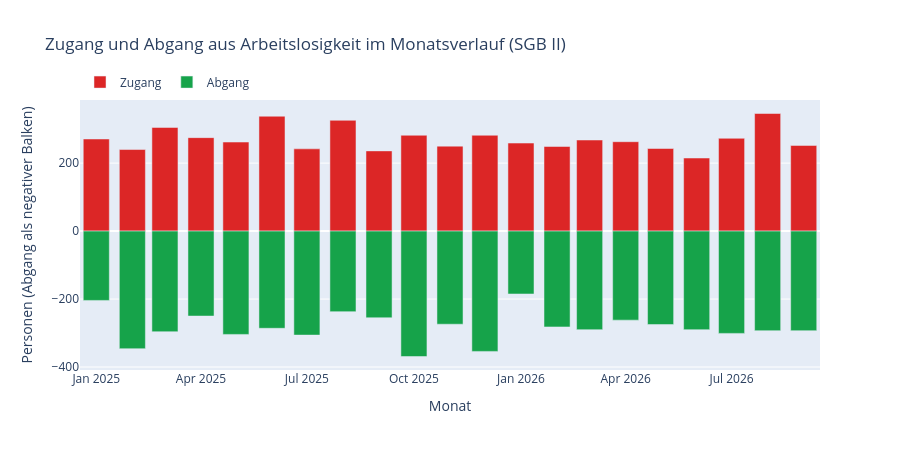

Notebook source saved alongside this figure:
### Markdown cell above
## 1. Zugang und Abgang im Monatsverlauf

**Zugang (im Monat)** = Personen, die im jeweiligen Monat neu arbeitslos gemeldet wurden. **Abgang (im Monat)** = Personen, die im jeweiligen Monat aus der Arbeitslosigkeit abgegangen sind (in Arbeit, Ausbildung, Krankheit, aus anderen Gründen — die Abgangsgründe selbst stehen erst im Blatt „2.3 Arbeitslosigkeit Abgang“ und sind hier nicht enthalten). Beide Werte beziehen sich auf den Rechtskreis SGB II.

### Code cell
fig = go.Figure()
fig.add_trace(go.Bar(
    x=fluktuation.index, y=fluktuation["Zugang (im Monat)"], name="Zugang",
    marker_color="#dc2626",
))
fig.add_trace(go.Bar(
    x=fluktuation.index, y=-fluktuation["Abgang (im Monat)"], name="Abgang",
    marker_color="#16a34a",
))
fig.update_layout(
    title="Zugang und Abgang aus Arbeitslosigkeit im Monatsverlauf (SGB II)",
    yaxis_title="Personen (Abgang als negativer Balken)",
    xaxis_title="Monat",
    barmode="relative",
    hovermode="x unified",
    legend=dict(orientation="h", y=1.12),
    height=450,
)
export_abbildung(fig, "abb10_zugang_abgang.png", 1000, 480)
fig

### Figure 1 — Plotly figure (JSON) as saved in the notebook; plotly's stock layout.template omitted (floating-point values rounded to 4 significant figures)
{"data": [{"marker": {"color": "#dc2626"}, "name": "Zugang", "type": "bar", "x": ["2025-01-01T00:00:00", "2025-02-01T00:00:00", "2025-03-01T00:00:00", "2025-04-01T00:00:00", "2025-05-01T00:00:00", "2025-06-01T00:00:00", "2025-07-01T00:00:00", "2025-08-01T00:00:00", "2025-09-01T00:00:00", "2025-10-01T00:00:00", "2025-11-01T00:00:00", "2025-12-01T00:00:00", "2026-01-01T00:00:00", "2026-02-01T00:00:00", "2026-03-01T00:00:00", "2026-04-01T00:00:00", "2026-05-01T00:00:00", "2026-06-01T00:00:00", "2026-07-01T00:00:00", "2026-08-01T00:00:00", "2026-09-01T00:00:00"], "y": [271.0, 240.0, 305.0, 275.0, 262.0, 338.0, 242.0, 326.0, 236.0, 282.0, 250.0, 282.0, 259.0, 249.0, 268.0, 263.0, 243.0, 215.0, 273.0, 346.0, 252.0]}, {"marker": {"color": "#16a34a"}, "name": "Abgang", "type": "bar", "x": ["2025-01-01T00:00:00", "2025-02-01T00:00:00", "2025-03-01T00:00:00", "2025-04-01T00:00:00", "2025-05-01T00:00:00", "2025-06-01T00:00:00", "2025-07-01T00:00:00", "2025-08-01T00:00:00", "2025-09-01T00:00:00", "2025-10-01T00:00:00", "2025-11-01T00:00:00", "2025-12-01T00:00:00", "2026-01-01T00:00:00", "2026-02-01T00:00:00", "2026-03-01T00:00:00", "2026-04-01T00:00:00", "2026-05-01T00:00:00", "2026-06-01T00:00:00", "2026-07-01T00:00:00", "2026-08-01T00:00:00", "2026-09-01T00:00:00"], "y": [-204.0, -346.0, -296.0, -250.0, -304.0, -286.0, -306.0, -237.0, -255.0, -369.0, -274.0, -354.0, -185.0, -282.0, -290.0, -262.0, -275.0, -290.0, -301.0, -293.0, -293.0]}], "layout": {"barmode": "relative", "height": 450, "hovermode": "x unified", "legend": {"orientation": "h", "y": 1.12}, "title": {"text": "Zugang und Abgang aus Arbeitslosigkeit im Monatsverlauf (SGB II)"}, "xaxis": {"title": {"text": "Monat"}}, "yaxis": {"title": {"text": "Personen (Abgang als negativer Balken)"}}}}
